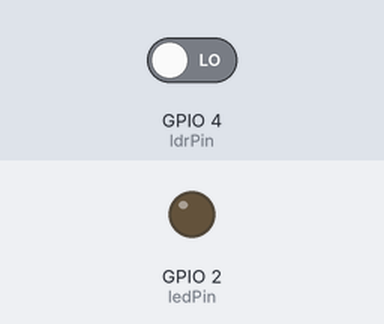
Recording of a sketch running on a simulated ESP32. Shown: output pins drawn as LEDs (lit = HIGH). Inputs (shaded band) come from the test bench; at power-on: GPIO 4 (ldrPin) LOW. WiFi joins after 1.5 s; servers stay silent unless stated.

Above: at 3.0 s.
3.1 s: GPIO 4 (ldrPin) driven HIGH
At 4.3 s:
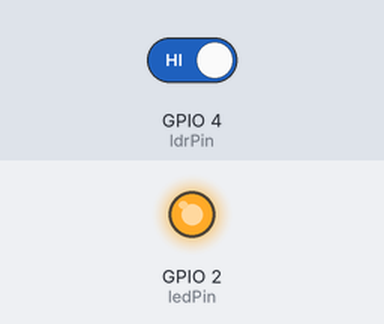
4.6 s: GPIO 4 (ldrPin) driven LOW
At 5.5 s:
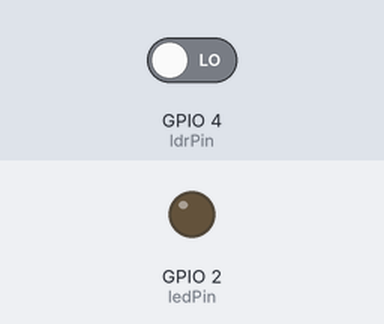
Timing chart, 0 to 7.6 s (numbered marks = the images above; inputs shaded):
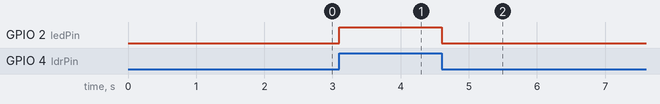

The sketch:

TURN_ON_LED_using_LDR.ino
```cpp
#define BLYNK_PRINT Serial
#define BLYNK_TEMPLATE_ID "TMPL3TFhcDrvW"
#define BLYNK_TEMPLATE_NAME "Motor ON"
#define BLYNK_AUTH_TOKEN "1j6XzAKXMxJoy2_O0VLKOXBhzWIED3lT"

#include <WiFi.h>
#include <WiFiClient.h>
#include <BlynkSimpleEsp32.h>

char auth[] = "1j6XzAKXMxJoy2_O0VLKOXBhzWIED3lT";  // Replace with your Blynk Auth Token
char ssid[] = "IOT1";       // Replace with your Wi-Fi SSID
char pass[] = "123456789";   // Replace with your Wi-Fi password

const int ledPin = 2;  // Pin for the LED
const int ldrPin = 4;  // Pin for the LDR sensor
const int virtualLedPin = V2;  // Virtual pin for the LED in Blynk app

void setup()
{
  // Debug console
  Serial.begin(115200);

  // Setup Blynk
  Blynk.begin(auth, ssid, pass);

  // Setup pin modes
  pinMode(ledPin, OUTPUT);
  pinMode(ldrPin, INPUT);
}

void loop()
{
  // Read the LDR sensor
  int ldrValue = digitalRead(ldrPin);

  // If the LDR sensor reads high, turn on both LEDs
  if (ldrValue == HIGH) {
    digitalWrite(ledPin, HIGH);
    Blynk.virtualWrite(virtualLedPin, 255);  // Turn on virtual LED in Blynk app
  } else {
    digitalWrite(ledPin, LOW);
    Blynk.virtualWrite(virtualLedPin, 0);  // Turn off virtual LED in Blynk app
  }

  // Run Blynk
 // Blynk.run();
}
```

Measured:
- after the input at 3.1 s, GPIO 2 (ledPin): LOW → HIGH at once
- after the input at 4.6 s, GPIO 2 (ledPin): HIGH → LOW at once
